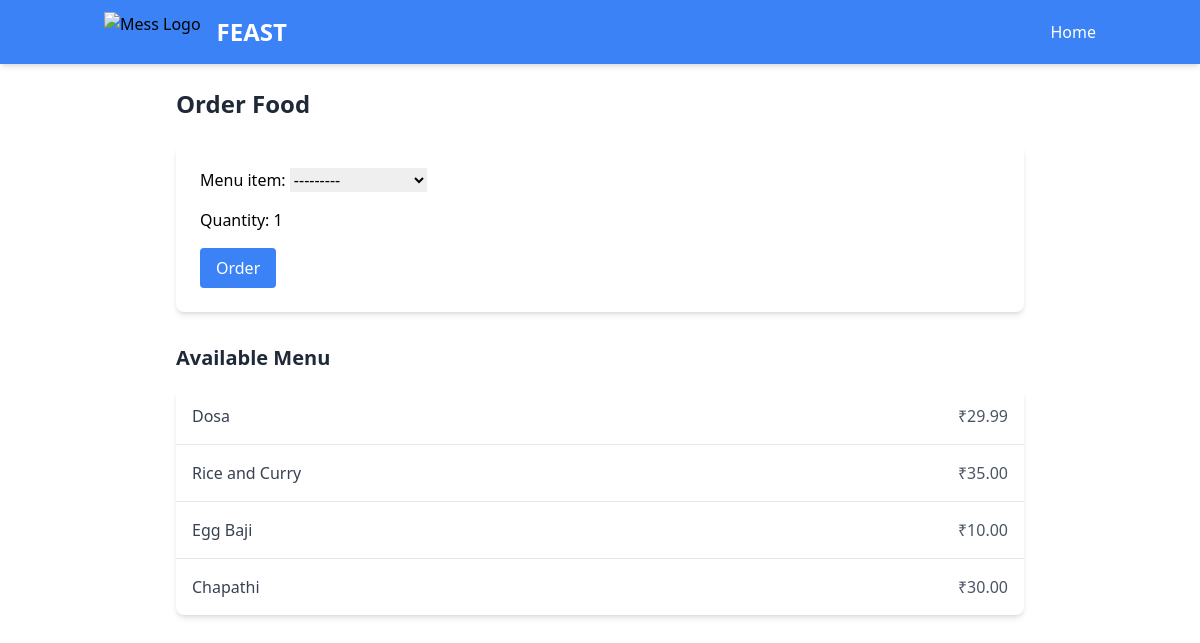
The app's page /order/ (signed in), older data.
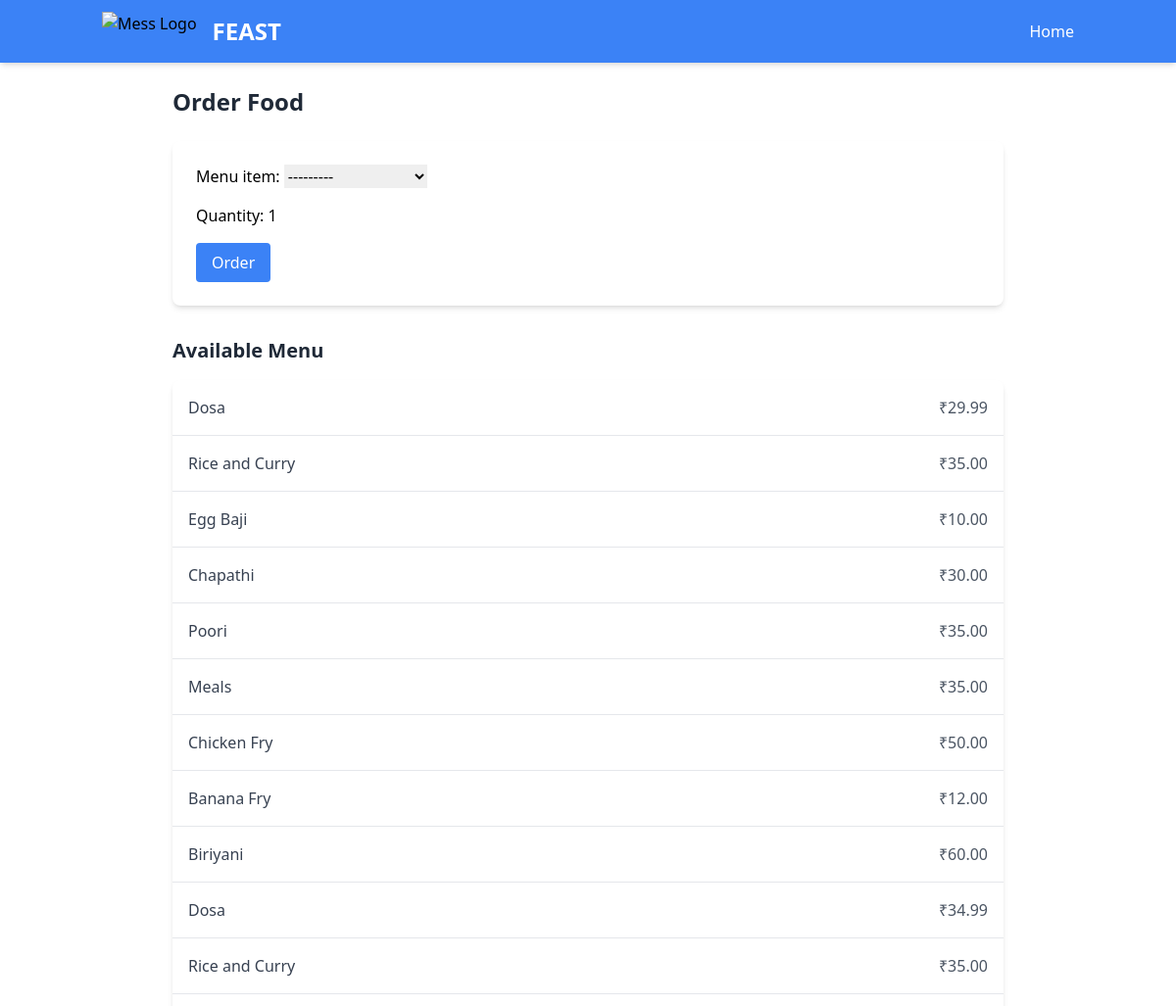
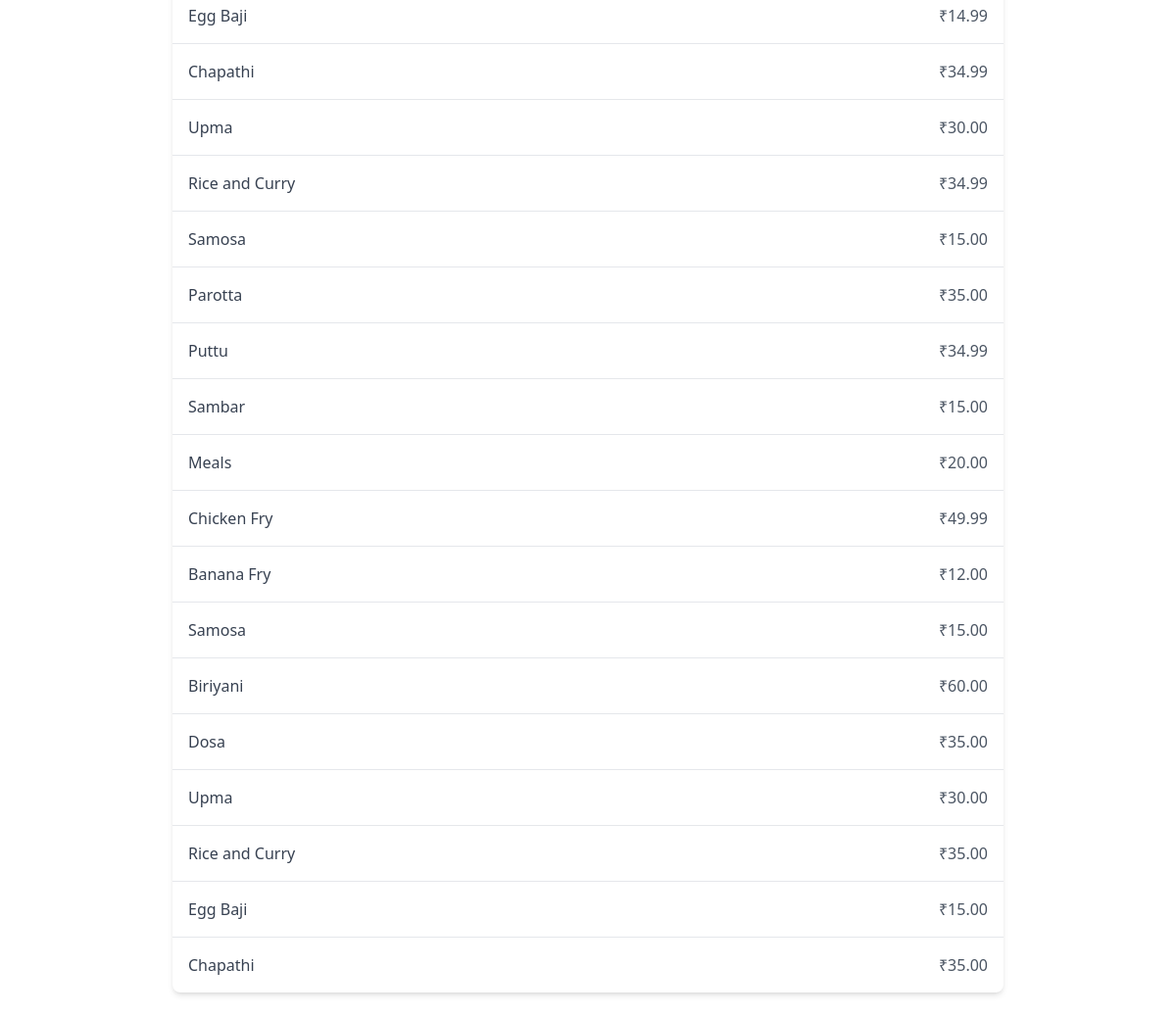
The same page, newer data (2 pictures, top to bottom).
### feast/models.py (models this page shows, shortened)
class Menu(models.Model):
    DAYS_OF_WEEK = [
        ('monday', 'Monday'),
        ('tuesday', 'Tuesday'),
        ('wednesday', 'Wednesday'),
        ('thursday', 'Thursday'),
        ('friday', 'Friday'),
        ('saturday', 'Saturday'),
        ('sunday', 'Sunday'),
    ]
    CATEGORY_CHOICES = [
        ('breakfast', 'Breakfast'),
        ('lunch', 'Lunch'),
        ('snacks', 'Snacks'),
        ('dinner', 'Dinner'),
    ]
    day = models.CharField(max_length=100, choices=DAYS_OF_WEEK)  # <-- Add choices here for clarity
    name = models.CharField(max_length=100)  # <- You missed this field
    description = models.TextField(blank=True, null=True)
    price = models.DecimalField(max_digits=6, decimal_places=2)
    category = models.CharField(max_length=10, choices=CATEGORY_CHOICES)
    available = models.BooleanField(default=True)
    created_at = models.DateTimeField(auto_now_add=True)

### feast/views.py (the view)
# urls.py: path('order/', order_food, name='order_food'),
@login_required
def order_food(request):
    if request.method == 'POST':
        form = OrderForm(request.POST)
        if form.is_valid():
            order = form.save(commit=False)
            order.student = request.user  # Assign the logged-in student
            order.total_price = order.menu_item.price * order.quantity  # Calculate total cost
            order.save()
            return redirect('view_orders')  # Redirect to the orders page
    else:
        form = OrderForm()
    menu_items = Menu.objects.all()
    return render(request, 'order_food.html', {'form': form, 'menu_items': menu_items})

### feast/forms.py
class OrderForm(forms.ModelForm):
    class Meta:
        model = Order
        fields = ['menu_item', 'quantity']

### templates/order_food.html (shortened to what this page needs)
<!DOCTYPE html>
<html lang="en">
<head>
    <script src="https://cdn.tailwindcss.com"></script>
</head>
<body>
  <nav class="bg-blue-500 shadow-md">
    <div class="container mx-auto px-4 py-3 flex justify-between items-center">
        <div class="flex items-center">
            <img src="FEAST.JPG" alt="Mess Logo" class="h-10 mr-4">
            <h1 class="text-2xl font-bold text-white">FEAST</h1>
        </div>
        <div class="space-x-4">
            <a href="{% url 'home' %}" class="text-white hover:text-blue-600 font-medium">Home</a>
        </div>
    </div>
</nav>
  {% block content %}
  <div class="max-w-4xl mx-auto p-6">
    <h2 class="text-2xl font-bold text-gray-800 mb-6">Order Food</h2>
    <form method="post" class="bg-white shadow-md rounded-lg p-6 mb-6">
      <div class="space-y-4">
        {{ form.as_p|safe }}
      </div>
      <button type="submit" class="mt-4 bg-blue-500 hover:bg-blue-600 text-white font-medium px-4 py-2 rounded transition duration-200">Order</button>
    </form>
    <h3 class="text-xl font-bold text-gray-800 mt-8 mb-4">Available Menu</h3>
    <ul class="bg-white shadow-md rounded-lg divide-y divide-gray-200">
      {% for item in menu_items %}
        <li class="p-4 flex justify-between items-center hover:bg-gray-50">
          <span class="font-medium text-gray-700">{{ item.name }}</span>
          <span class="text-gray-600">₹{{ item.price }}</span>
        </li>
      {% endfor %}
    </ul>
  </div>
  {% endblock %}
</body>
</html>

Row changes from the older to the newer data that the page shows:
added Menu: name "Poori", price "35.00"
added Menu: name "Meals", price "35.00"
added Menu: name "Chicken Fry", price "50.00"
added Menu: name "Banana Fry", price "12.00"
added Menu: name "Biriyani", price "60.00"
added Menu: name "Dosa", price "34.99"
added Menu: name "Rice and Curry", price "35.00"
added Menu: name "Egg Baji", price "14.99"
added Menu: name "Chapathi", price "34.99"
added Menu: name "Upma", price "30.00"
added Menu: name "Rice and Curry", price "34.99"
added Menu: name "Samosa", price "15.00"
added Menu: name "Parotta", price "35.00"
added Menu: name "Puttu", price "34.99"
added Menu: name "Sambar", price "15.00"
added Menu: name "Meals", price "20.00"
added Menu: name "Chicken Fry", price "49.99"
added Menu: name "Banana Fry", price "12.00"
added Menu: name "Samosa", price "15.00"
added Menu: name "Biriyani", price "60.00"
added Menu: name "Dosa", price "35.00"
added Menu: name "Upma", price "30.00"
added Menu: name "Rice and Curry", price "35.00"
added Menu: name "Egg Baji", price "15.00"
added Menu: name "Chapathi", price "35.00"
